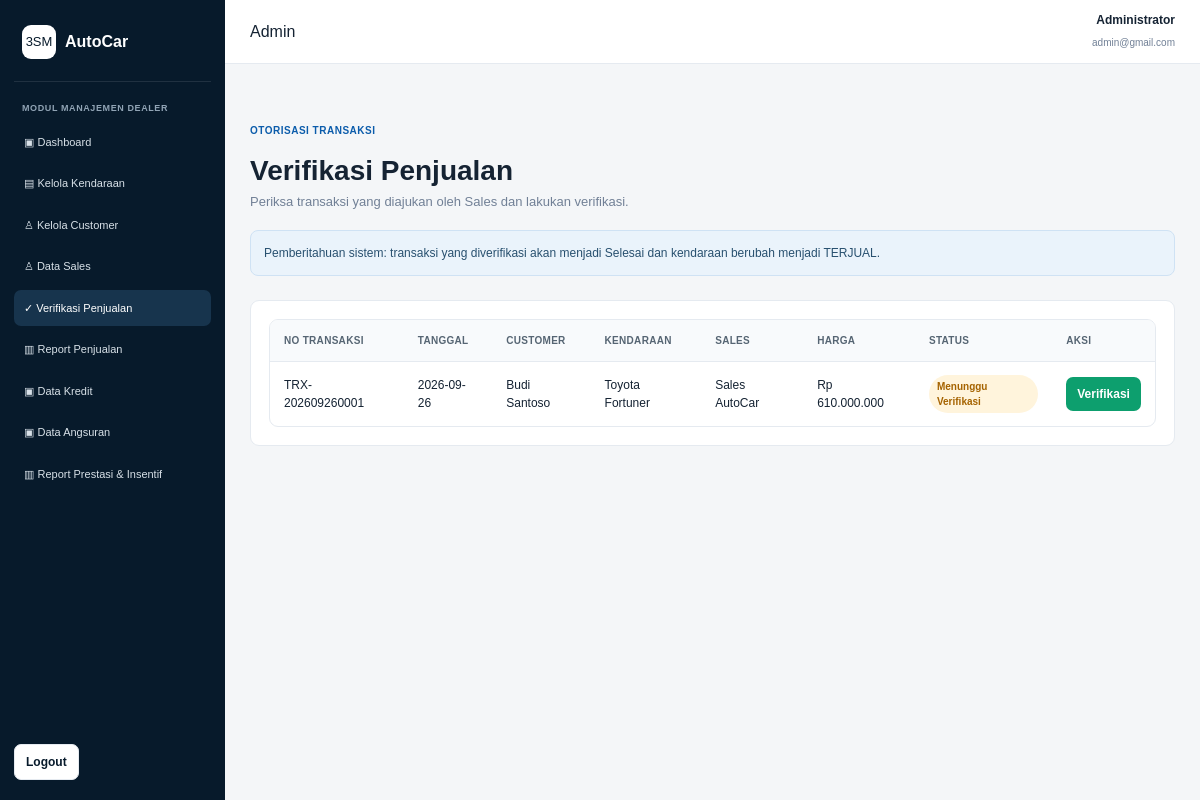
The app's page /admin/verifikasi.php (signed in) with its own data.
### tables this page shows
CREATE TABLE penjualan (
    id_penjualan INT AUTO_INCREMENT PRIMARY KEY,
    no_transaksi VARCHAR(50) NOT NULL UNIQUE,
    id_customer INT NOT NULL,
    id_sales INT NOT NULL,
    id_kendaraan INT NOT NULL,
    harga DECIMAL(15,2) NOT NULL DEFAULT 0,
    tanggal DATE NOT NULL,
    metode_pembayaran ENUM('Cash','Transfer','Kredit') NOT NULL,
    status ENUM('Menunggu Verifikasi','Selesai','Ditolak') NOT NULL DEFAULT 'Menunggu Verifikasi',
    dp DECIMAL(15,2) NOT NULL DEFAULT 0,
    tenor INT NOT NULL DEFAULT 0,
    bunga_tahunan DECIMAL(5,2) NOT NULL DEFAULT 0,
    pokok_pinjaman DECIMAL(15,2) NOT NULL DEFAULT 0,
    total_bunga DECIMAL(15,2) NOT NULL DEFAULT 0,
    total_kredit DECIMAL(15,2) NOT NULL DEFAULT 0,
    angsuran_per_bulan DECIMAL(15,2) NOT NULL DEFAULT 0,
    created_at TIMESTAMP DEFAULT CURRENT_TIMESTAMP,
    CONSTRAINT fk_penjualan_customer
        FOREIGN KEY (id_customer) REFERENCES customer(id_customer)
        ON UPDATE CASCADE ON DELETE RESTRICT,
    CONSTRAINT fk_penjualan_sales
        FOREIGN KEY (id_sales) REFERENCES sales(id_sales)
        ON UPDATE CASCADE ON DELETE RESTRICT,
    CONSTRAINT fk_penjualan_kendaraan
        FOREIGN KEY (id_kendaraan) REFERENCES kendaraan(id_kendaraan)
        ON UPDATE CASCADE ON DELETE RESTRICT
);

CREATE TABLE customer (
    id_customer INT AUTO_INCREMENT PRIMARY KEY,
    nama VARCHAR(100) NOT NULL,
    email VARCHAR(100) DEFAULT NULL,
    no_hp VARCHAR(20) DEFAULT NULL,
    alamat TEXT DEFAULT NULL,
    created_at TIMESTAMP DEFAULT CURRENT_TIMESTAMP
);

CREATE TABLE merek (
    id_merek INT AUTO_INCREMENT PRIMARY KEY,
    nama_merek VARCHAR(100) NOT NULL UNIQUE
);

CREATE TABLE tipe_kendaraan (
    id_tipe INT AUTO_INCREMENT PRIMARY KEY,
    nama_tipe VARCHAR(100) NOT NULL,
    id_merek INT DEFAULT NULL,
    CONSTRAINT fk_tipe_merek
        FOREIGN KEY (id_merek) REFERENCES merek(id_merek)
        ON UPDATE CASCADE ON DELETE SET NULL
);

CREATE TABLE sales (
    id_sales INT AUTO_INCREMENT PRIMARY KEY,
    id_user INT NOT NULL UNIQUE,
    nama VARCHAR(100) NOT NULL,
    email VARCHAR(100) NOT NULL,
    no_hp VARCHAR(20) DEFAULT NULL,
    tanggal_bergabung DATE DEFAULT NULL,
    status ENUM('Aktif','Tidak Aktif') NOT NULL DEFAULT 'Aktif',
    created_at TIMESTAMP DEFAULT CURRENT_TIMESTAMP,
    CONSTRAINT fk_sales_user
        FOREIGN KEY (id_user) REFERENCES users(id_user)
        ON UPDATE CASCADE ON DELETE RESTRICT
);

### config/helpers.php (called while the page is built, shortened)
<?php
function e($value)
{
    return htmlspecialchars((string)$value, ENT_QUOTES, 'UTF-8');
}
function rupiah($angka)
{
    return "Rp " . number_format((float)$angka, 0, ',', '.');
}
?>

### admin/verifikasi.php (the view, shortened to what this page needs)
<?php
include "../config/koneksi.php";
include "header.php";
$result = mysqli_query(
    $conn,
    "SELECT
        p.*,
        c.nama AS customer,
        s.nama AS sales,
        k.kode_unit,
        m.nama_merek,
        t.nama_tipe
     FROM penjualan p
     INNER JOIN customer c
        ON p.id_customer=c.id_customer
     INNER JOIN sales s
        ON p.id_sales=s.id_sales
     INNER JOIN kendaraan k
        ON p.id_kendaraan=k.id_kendaraan
     INNER JOIN merek m
        ON k.id_merek=m.id_merek
     INNER JOIN tipe_kendaraan t
        ON k.id_tipe=t.id_tipe
     WHERE p.status='Menunggu Verifikasi'
     ORDER BY p.id_penjualan DESC"
);
?>
<div class="page-head">
    <span class="eyebrow">
        OTORISASI TRANSAKSI
    </span>
    <h1>
        Verifikasi Penjualan
    </h1>
    <p>
        Periksa transaksi yang diajukan oleh Sales
        dan lakukan verifikasi.
    </p>
</div>
<div class="notice">
    Pemberitahuan sistem:
    transaksi yang diverifikasi akan menjadi
    Selesai dan kendaraan berubah menjadi TERJUAL.
</div>
<br>
<div class="card">
    <div class="table-wrap">
        <table class="table">
            <tr>
                <th>
                    No Transaksi
                </th>
                <th>
                    Tanggal
                </th>
                <th>
                    Customer
                </th>
                <th>
                    Kendaraan
                </th>
                <th>
                    Sales
                </th>
                <th>
                    Harga
                </th>
                <th>
                    Status
                </th>
                <th>
                    Aksi
                </th>
            </tr>
            <?php while (
                $row = mysqli_fetch_assoc($result)
            ): ?>
            <tr>
                <td>
                    <?= e($row['no_transaksi']) ?>
                </td>
                <td>
                    <?= e($row['tanggal']) ?>
                </td>
                <td>
                    <?= e($row['customer']) ?>
                </td>
                <td>
                    <?= e(
                        $row['nama_merek']
                        . ' '
                        . $row['nama_tipe']
                    ) ?>
                </td>
                <td>
                    <?= e($row['sales']) ?>
                </td>
                <td>
                    <?= rupiah($row['harga']) ?>
                </td>
                <td>
                    <span class="badge badge-warning">
                        Menunggu Verifikasi
                    </span>
                </td>
                <td>
                    <a
                        class="btn btn-success btn-small"
                        data-confirm="Verifikasi transaksi ini? Setelah diverifikasi transaksi menjadi Selesai dan kendaraan menjadi TERJUAL."
                        href="verifikasi.php?verifikasi=<?= $row['id_penjualan'] ?>"
                    >
                        Verifikasi
                    </a>
                </td>
            </tr>
            <?php endwhile; ?>
        </table>
    </div>
</div>
<?php include "footer.php"; ?>

### assets/css/style.css (style rules this page uses)
* { margin: 0; padding: 0; box-sizing: border-box; }
:root { --navy: #071a2b; --navy-2: #0d2a42; --blue: #0b5cab; --blue-light: #eaf3fb; --text: #152333; --muted: #718096; --border: #e5eaf0; --bg: #f4f6f8; --white: #ffffff; --green: #0d9f6e; --yellow: #d98a00; --red: #c93636; }
body { font-family: Arial, Helvetica, sans-serif; background: var(--bg); color: var(--text); line-height: 1.5; }
a { color: inherit; text-decoration: none; }
.btn { border: 0; border-radius: 7px; padding: 11px 16px; display: inline-flex; align-items: center; justify-content: center; gap: 8px; font-weight: 700; transition: .2s; }
.btn-success { background: var(--green); color: white; }
.btn-small { padding: 8px 11px; font-size: 12px; }
.eyebrow { display: inline-block; color: var(--blue); font-size: 10px; font-weight: 800; letter-spacing: .5px; margin-bottom: 12px; }
.stat-card, .card { background: white; border: 1px solid var(--border); border-radius: 9px; padding: 18px; }
.badge { display: inline-flex; align-items: center; padding: 4px 8px; border-radius: 999px; background: #edf1f5; color: #52606d; font-size: 10px; font-weight: 800; }
.badge-warning { background: #fff4dc; color: #a56300; }
.page-head { padding: 28px 0 18px; }
.page-head h1 { font-size: 28px; }
.page-head p { color: var(--muted); font-size: 13px; }
.notice { padding: 13px; background: var(--blue-light); border: 1px solid #cfe2f4; border-radius: 8px; color: #28506f; font-size: 12px; }
.table-wrap { background: white; border: 1px solid var(--border); border-radius: 9px; overflow-x: auto; }
.table { width: 100%; border-collapse: collapse; min-width: 760px; }
.table th, .table td { padding: 13px 14px; text-align: left; border-bottom: 1px solid var(--border); font-size: 12px; vertical-align: middle; }
.table th { background: #f8fafc; color: #566573; font-size: 10px; text-transform: uppercase; letter-spacing: .3px; }
.table tr:last-child td { border-bottom: 0; }

### records on screen
penjualan: no_transaksi "TRX-202609260001", tanggal "2026-09-26", id_customer.nama "Budi Santoso", merek.nama_merek "Toyota Fortuner", id_sales.nama "Sales AutoCar", harga "Rp 610.000.000"

### other values on screen
$_SESSION['nama'] "Administrator"
$_SESSION['email'] "admin@gmail.com"
